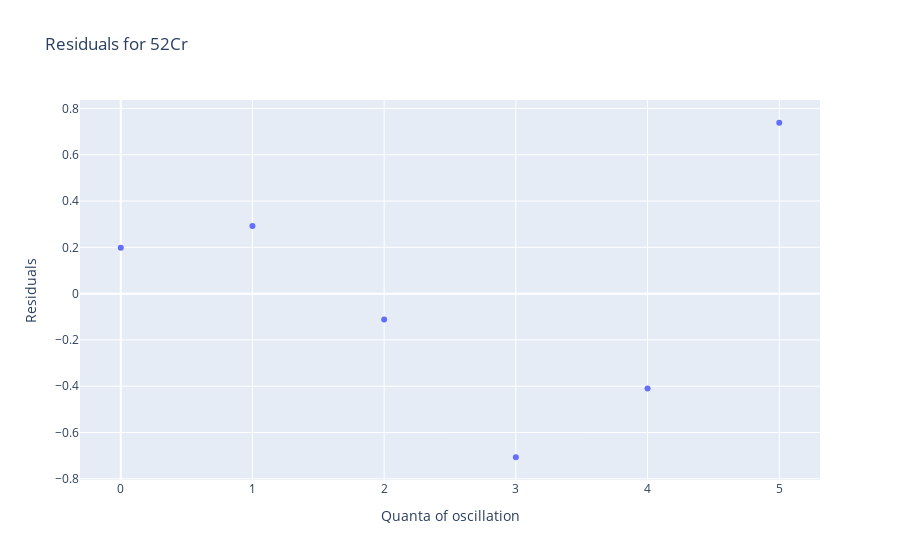

This figure's notebook cell:
### Code cell
test_nucleus = merged.loc[24,52]
a = test_nucleus.index[0][1]
symbol = test_nucleus.iloc[0]['symbol']

px.scatter(x=test_nucleus['quanta'], 
            y=test_nucleus['energy']-test_nucleus['energy_pred'],
            title=f'Residuals for {a}{symbol}',
            labels={'x': 'Quanta of oscillation', 'y': 'Residuals'})

### Figure 1 — Plotly figure (JSON) as saved in the notebook; plotly's stock layout.template omitted (floating-point values rounded to 4 significant figures)
{"data": [{"hovertemplate": "Quanta of oscillation=%{x}<br>Residuals=%{y}<extra></extra>", "legendgroup": "", "marker": {"color": "#636efa", "symbol": "circle"}, "mode": "markers", "name": "", "orientation": "v", "showlegend": false, "type": "scatter", "x": [0, 1, 2, 3, 4, 5], "xaxis": "x", "y": [0.1978, 0.2924, -0.1116, -0.7069, -0.4099, 0.7382], "yaxis": "y"}], "layout": {"legend": {"tracegroupgap": 0}, "title": {"text": "Residuals for 52Cr"}, "xaxis": {"anchor": "y", "domain": [0, 1], "title": {"text": "Quanta of oscillation"}}, "yaxis": {"anchor": "x", "domain": [0, 1], "title": {"text": "Residuals"}}}}
